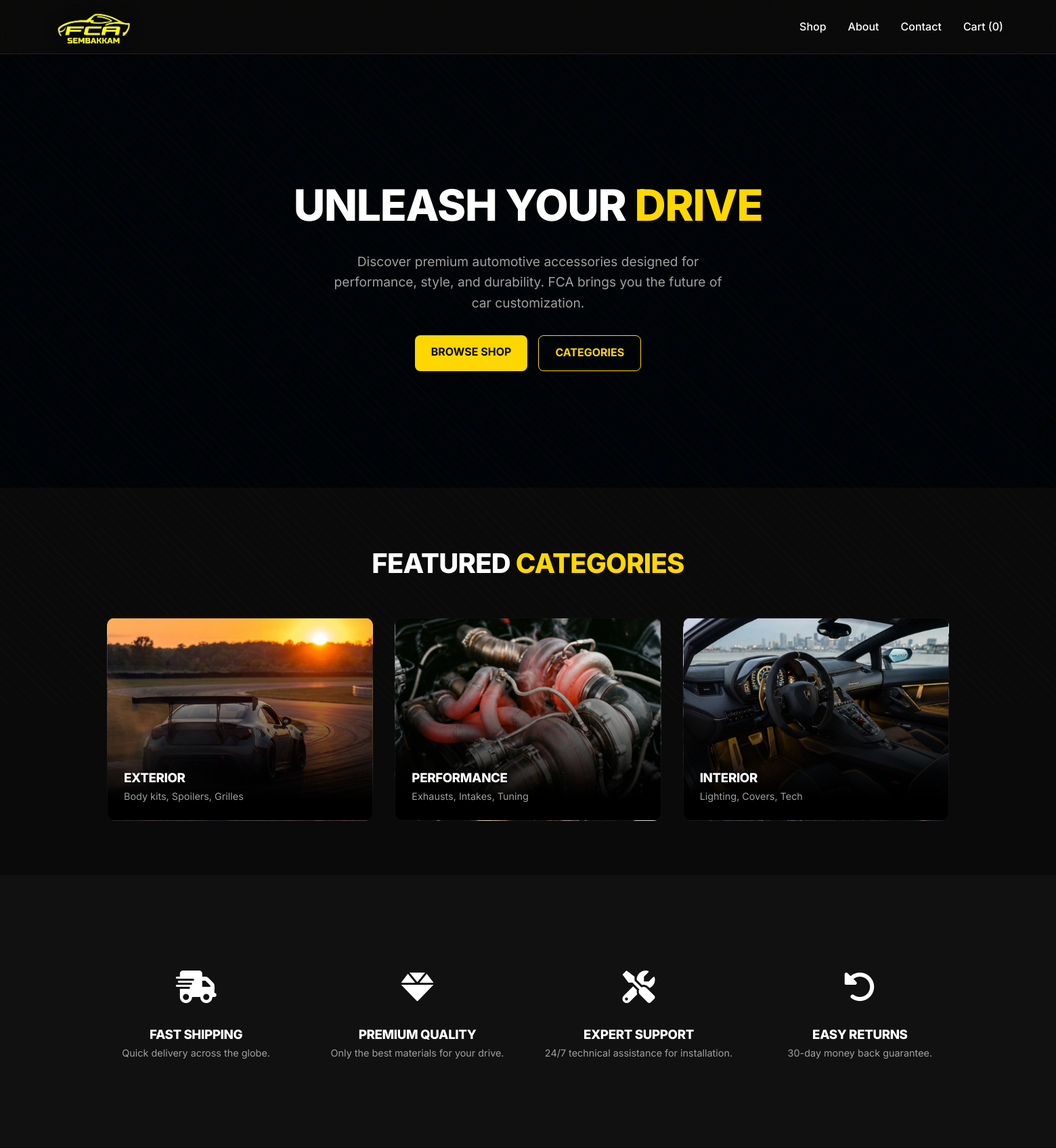
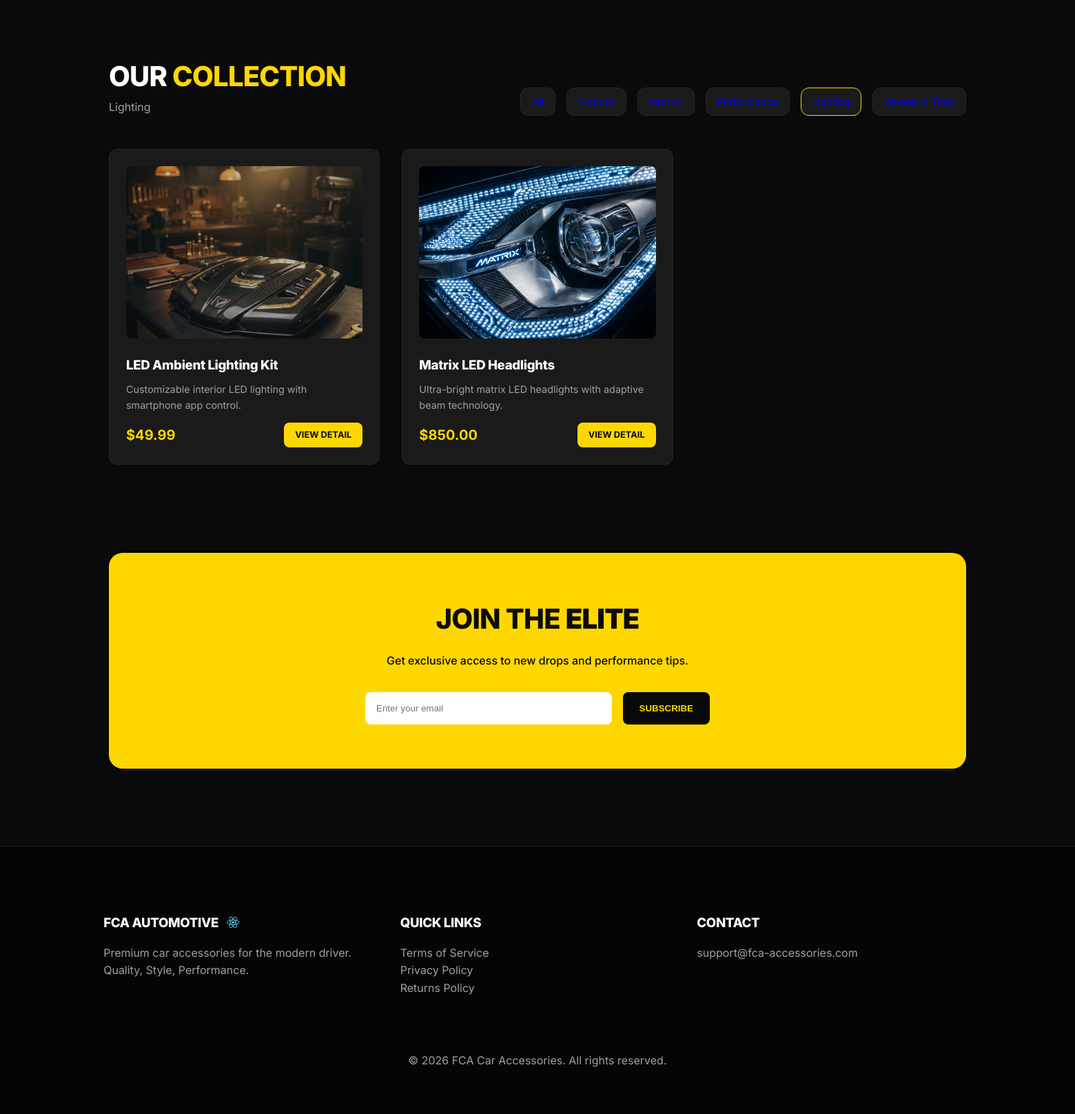
Page /lighting/ on the committed database (2 pictures, top to bottom).
### shop/models.py (models this page shows, shortened)
class Category(models.Model):
    name = models.CharField(max_length=100)
    slug = models.SlugField(unique=True)
    description = models.TextField(blank=True)
    class Meta:
        verbose_name_plural = 'Categories'
    def get_absolute_url(self):
        return reverse('shop:product_list_by_category', args=[self.slug])

class Product(models.Model):
    category = models.ForeignKey(Category, related_name='products', on_delete=models.CASCADE)
    name = models.CharField(max_length=200)
    slug = models.SlugField(unique=True)
    description = models.TextField()
    price = models.DecimalField(max_digits=10, decimal_places=2)
    image = models.ImageField(upload_to='products/', blank=True)
    stock = models.IntegerField(default=0)
    available = models.BooleanField(default=True)
    created = models.DateTimeField(auto_now_add=True)
    updated = models.DateTimeField(auto_now=True)
    def get_absolute_url(self):
        return reverse('shop:product_detail', args=[self.id, self.slug])

### shop/views.py (the view)
# urls.py: path('', views.product_list, name='product_list'),
def product_list(request, category_slug=None):
    category = None
    categories = Category.objects.all()
    products = Product.objects.filter(available=True)
    query = request.GET.get('query')
    if category_slug:
        category = get_object_or_404(Category, slug=category_slug)
        products = products.filter(category=category)
    if query:
        products = products.filter(name__icontains=query)
    return render(request, 'shop/product/list.html', {
        'category': category,
        'categories': categories,
        'products': products,
        'cart': Cart(request)
    })

### shop/cart.py (called while the page is built)
    def __len__(self):
        return sum(item['quantity'] for item in self.cart.values())

### shop/context_processors.py (called while the page is built)
def cart(request):
    return {'cart': Cart(request)}

### shop/templates/shop/product/list.html (shortened to what this page needs)
{% extends "base.html" %}
{% load static %}
{% block content %}
<section class="hero" style="background: linear-gradient(rgba(0,0,0,0.5), rgba(0,0,0,0.7)), url('{% static 'images/site/hero/main.png' %}'); background-size: cover; background-position: center; background-attachment: fixed;">
    <div class="hero-content">
        <h1>UNLEASH YOUR <span class="text-yellow">DRIVE</span></h1>
        <p style="font-size: 1.2rem; color: var(--text-muted); max-width: 600px; margin: 0 auto 2rem;">Discover premium automotive accessories designed for performance, style, and durability. FCA brings you the future of car customization.</p>
        <div style="display: flex; gap: 1rem; justify-content: center;">
            <a href="#products" class="fca-btn">BROWSE SHOP</a>
            <a href="#categories" class="fca-btn" style="background: transparent; border: 1px solid var(--primary-yellow); color: var(--primary-yellow);">CATEGORIES</a>
        </div>
    </div>
</section>
<section id="categories" class="container" style="padding: 5rem 5%;">
    <h2 style="font-size: 2.5rem; text-align: center; margin-bottom: 3rem;">FEATURED <span class="text-yellow">CATEGORIES</span></h2>
    <div style="display: grid; grid-template-columns: repeat(3, 1fr); gap: 2rem;">
        <div class="fca-card" style="height: 300px; display: flex; flex-direction: column; justify-content: flex-end; background: linear-gradient(to bottom, transparent 20%, #000 90%), url('{% static 'images/site/categories/exterior.png' %}'); background-size: cover; background-position: center;">
            <h3 style="text-shadow: 0 2px 4px rgba(0,0,0,0.8);">EXTERIOR</h3>
            <p style="color: var(--text-muted); font-size: 0.9rem; text-shadow: 0 1px 2px rgba(0,0,0,0.8);">Body kits, Spoilers, Grilles</p>
        </div>
        <div class="fca-card" style="height: 300px; display: flex; flex-direction: column; justify-content: flex-end; background: linear-gradient(to bottom, transparent 20%, #000 90%), url('{% static 'images/site/categories/performance.png' %}'); background-size: cover; background-position: center;">
            <h3 style="text-shadow: 0 2px 4px rgba(0,0,0,0.8);">PERFORMANCE</h3>
            <p style="color: var(--text-muted); font-size: 0.9rem; text-shadow: 0 1px 2px rgba(0,0,0,0.8);">Exhausts, Intakes, Tuning</p>
        </div>
        <div class="fca-card" style="height: 300px; display: flex; flex-direction: column; justify-content: flex-end; background: linear-gradient(to bottom, transparent 20%, #000 90%), url('{% static 'images/site/categories/interior.png' %}'); background-size: cover; background-position: center;">
            <h3 style="text-shadow: 0 2px 4px rgba(0,0,0,0.8);">INTERIOR</h3>
            <p style="color: var(--text-muted); font-size: 0.9rem; text-shadow: 0 1px 2px rgba(0,0,0,0.8);">Lighting, Covers, Tech</p>
        </div>
    </div>
</section>
<section style="background: #111; padding: 6rem 5%;">
    <div class="container" style="display: grid; grid-template-columns: repeat(4, 1fr); gap: 3rem;">
        <div class="feature-card" style="text-align: center;">
            <div class="feature-icon" style="font-size: 3rem; margin-bottom: 1rem;"><i class="fas fa-truck-fast"></i></div>
            <h3>FAST SHIPPING</h3>
            <p style="color: var(--text-muted); font-size: 0.9rem;">Quick delivery across the globe.</p>
        </div>
        <div class="feature-card" style="text-align: center;">
            <div class="feature-icon" style="font-size: 3rem; margin-bottom: 1rem;"><i class="fas fa-gem"></i></div>
            <h3>PREMIUM QUALITY</h3>
            <p style="color: var(--text-muted); font-size: 0.9rem;">Only the best materials for your drive.</p>
        </div>
        <div class="feature-card" style="text-align: center;">
            <div class="feature-icon" style="font-size: 3rem; margin-bottom: 1rem;"><i class="fas fa-screwdriver-wrench"></i></div>
            <h3>EXPERT SUPPORT</h3>
            <p style="color: var(--text-muted); font-size: 0.9rem;">24/7 technical assistance for installation.</p>
        </div>
        <div class="feature-card" style="text-align: center;">
            <div class="feature-icon" style="font-size: 3rem; margin-bottom: 1rem;"><i class="fas fa-rotate-left"></i></div>
            <h3>EASY RETURNS</h3>
            <p style="color: var(--text-muted); font-size: 0.9rem;">30-day money back guarantee.</p>
        </div>
    </div>
</section>
<div id="products" class="container" style="padding-top: 5rem;">
    <div style="display: flex; justify-content: space-between; align-items: flex-end; margin-bottom: 3rem;">
        <div>
            <h2 style="font-size: 2.5rem;">OUR <span class="text-yellow">COLLECTION</span></h2>
            <p style="color: var(--text-muted);">{% if category %}{{ category.name }}{% else %}All premium accessories{% endif %}</p>
        </div>
        <div style="display: flex; gap: 1rem;">
            <a href="{% url 'shop:product_list' %}" class="fca-card" style="padding: 0.5rem 1rem; text-decoration: none; font-size: 0.9rem; {% if not category %}border-color: var(--primary-yellow);{% endif %}">All</a>
            {% for c in categories %}
                <a href="{{ c.get_absolute_url }}" class="fca-card" style="padding: 0.5rem 1rem; text-decoration: none; font-size: 0.9rem; {% if category and category.slug == c.slug %}border-color: var(--primary-yellow);{% endif %}">{{ c.name }}</a>
            {% endfor %}
        </div>
    </div>
    <div class="product-grid">
        {% for product in products %}
            <div class="fca-card">
                <div style="width: 100%; height: 250px; background: #252525; border-radius: 8px; margin-bottom: 1.5rem; display: flex; align-items: center; justify-content: center; overflow: hidden;">
                    {% if product.image %}
                        <img src="{{ product.image.url }}" alt="{{ product.name }}" style="width: 100%; height: 100%; object-fit: cover;">
                    {% else %}
                        <img src="{% static 'images/site/default-product.png' %}" alt="Product Placeholder" style="width: 100%; height: 100%; object-fit: cover; opacity: 0.7;">
                    {% endif %}
                </div>
                <h3 style="margin-bottom: 0.5rem;">{{ product.name }}</h3>
                <p style="color: var(--text-muted); font-size: 0.9rem; margin-bottom: 1rem; height: 3em; overflow: hidden;">{{ product.description|truncatewords:10 }}</p>
                <div style="display: flex; justify-content: space-between; align-items: center;">
                    <span style="font-size: 1.25rem; font-weight: 700; color: var(--primary-yellow);">${{ product.price }}</span>
                    <a href="{{ product.get_absolute_url }}" class="fca-btn" style="padding: 0.5rem 1rem; font-size: 0.8rem;">VIEW DETAIL</a>
                </div>
            </div>
        {% empty %}
            <p style="text-align: center; grid-column: 1 / -1; padding: 4rem; color: var(--text-muted);">No products found in this category.</p>
        {% endfor %}
    </div>
    <div style="margin-top: 8rem; padding: 4rem; background: var(--primary-yellow); border-radius: 20px; text-align: center; color: var(--dark-bg);">
        <h2 style="font-size: 2.5rem; margin-bottom: 1rem;">JOIN THE <span style="font-weight: 900;">ELITE</span></h2>
        <p style="font-weight: 500; margin-bottom: 2rem;">Get exclusive access to new drops and performance tips.</p>
        <form style="display: flex; gap: 1rem; max-width: 500px; margin: 0 auto;">
            <input type="email" placeholder="Enter your email" style="flex-grow: 1; padding: 1rem; border-radius: 8px; border: none;">
            <button class="fca-btn" style="background: var(--dark-bg); color: var(--primary-yellow);">SUBSCRIBE</button>
        </form>
    </div>
</div>
{% endblock %}

### shop/static/css/style.css (style rules this page uses)
:root { --primary-yellow: #FFD700; --dark-bg: #0A0A0A; --card-bg: #1A1A1A; --text-main: #FFFFFF; --text-muted: #A0A0A0; --accent-glow: rgba(255, 215, 0, 0.3); --transition-smooth: all 0.3s cubic-bezier(0.4, 0, 0.2, 1); }
* { margin: 0; padding: 0; box-sizing: border-box; }
body { background-color: var(--dark-bg); color: var(--text-main); font-family: 'Inter', system-ui, -apple-system, sans-serif; line-height: 1.6; overflow-x: hidden; }
h1, h2, h3 { font-weight: 800; letter-spacing: -0.02em; }
.text-yellow { color: var(--primary-yellow); }
.container { max-width: 1400px; margin: 0 auto; padding: 2rem 5%; }
.fca-card { background: var(--card-bg); border: 1px solid rgba(255, 255, 255, 0.05); border-radius: 12px; padding: 1.5rem; transition: var(--transition-smooth); position: relative; overflow: hidden; }
.fca-btn { background: var(--primary-yellow); color: var(--dark-bg); padding: 0.8rem 1.5rem; border-radius: 8px; font-weight: 700; text-decoration: none; display: inline-block; transition: var(--transition-smooth); border: none; cursor: pointer; }
.hero { min-height: 80vh; display: flex; align-items: center; justify-content: center; background: radial-gradient(circle at center, #1a1a1a 0%, #0a0a0a 100%); position: relative; text-align: center; }
.hero::before { content: ''; position: absolute; width: 200%; height: 200%; background: repeating-linear-gradient(45deg, rgba(255, 215, 0, 0.02) 0px, rgba(255, 215, 0, 0.02) 1px, transparent 1px, transparent 10px); pointer-events: none; }
.hero-content h1 { font-size: 4rem; margin-bottom: 1rem; text-transform: uppercase; }
.product-grid { display: grid; grid-template-columns: repeat(auto-fill, minmax(300px, 1fr)); gap: 2rem; margin-top: 2rem; }
.feature-card { cursor: pointer; }
.feature-icon { color: var(--text-main); transition: var(--transition-smooth); }

### rows in the picture
Category: name "Lighting"
Product: name "LED Ambient Lighting Kit", description "Customizable interior LED lighting with smartphone app control.", price "49.99"
Product: image (picture), name "Matrix LED Headlights", description "Ultra-bright matrix LED headlights with adaptive beam technology.", price "850.00"

### other values in the picture
{{ cart|length|default:"0" }} "0"
